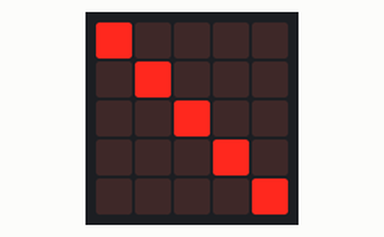
This program was run on a simulated BBC micro:bit running MicroPython. Parts: the board's 5×5 LED display.

Above: at 0.01 s.
At 0.68 s:
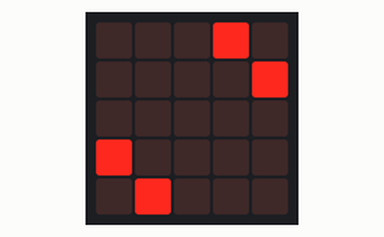

Measured:
- by itself, everything shown: repeats every 0.42 s, in 5 steps

The program:

animateClass.py
```python
from microbit import *

####################### --- Class --- ####################################

def blankFrame():
  return "00000:00000:00000:00000:00000"

class Animation:

  def __init__(self,FPS=12):
    self.FPS = FPS
    self.frameList = []

  def addFrame(self,*frames):
    for frame in frames:
      self.frameList.append(Image(frame))

  def addFrames(self,*frames):
    self.addFrame(*frames)

  def run(self):
    delay = 1000//self.FPS
    display.show(self.frameList, delay, clear=True)

  def loop(self):
    while True:
      self.run()

  def setFPS(self,FPS):
    self.FPS = FPS

###### --- Main Code --- ######

movie = Animation()

movie.addFrames(
  "90000:"
  "09000:"
  "00900:"
  "00090:"
  "00009" ,

  "09000:"
  "90900:"
  "09090:"
  "00909:"
  "00090" ,

  "00900:"
  "00090:"
  "90009:"
  "09000:"
  "00900" ,

  "00090:"
  "00009:"
  "00000:"
  "90000:"
  "09000" ,

  "00009:"
  "00000:"
  "00000:"
  "00000:"
  "90000" )

movie.loop()
```
